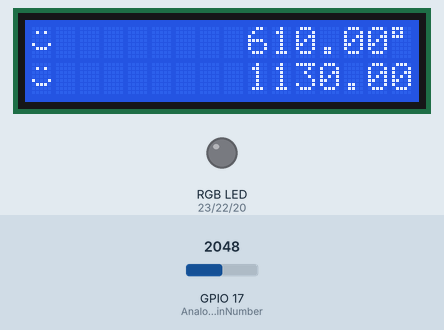
The sketch below on a simulated ESP32. Shown: 16×2 character LCD, an RGB LED mixed from three pins (HIGH = lit). The inputs (shaded band) are chosen by the test bench; at power-on: GPIO 17 (AnalogPinNumber) = 2048. What the sketch prints to the serial monitor is not drawn.

Above: at 3.2 s.
3.3 s: GPIO 17 (AnalogPinNumber) set to 655
At 6.0 s:
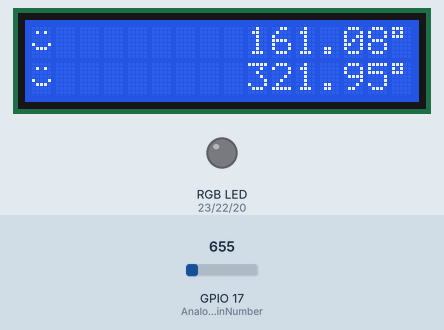
6.3 s: GPIO 17 (AnalogPinNumber) set to 592
At 9.0 s:
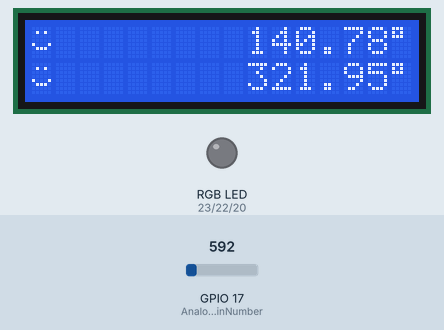
9.3 s: GPIO 17 (AnalogPinNumber) set to 110
At 11.0 s:
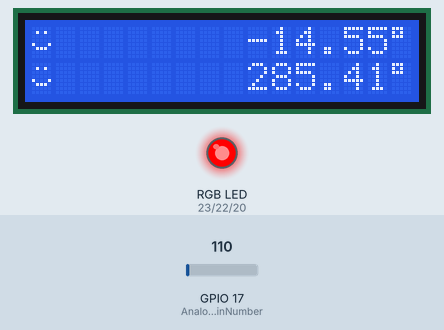
12.3 s: GPIO 17 (AnalogPinNumber) set to 101
At 12.9 s:
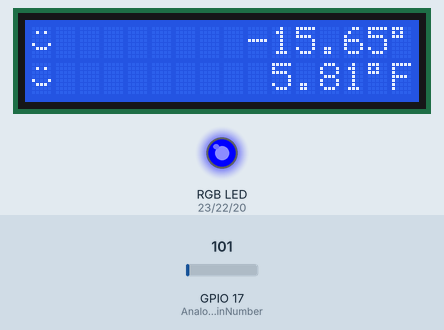
Timing chart, 0 to 15.8 s (numbered marks = the images above; inputs shaded):
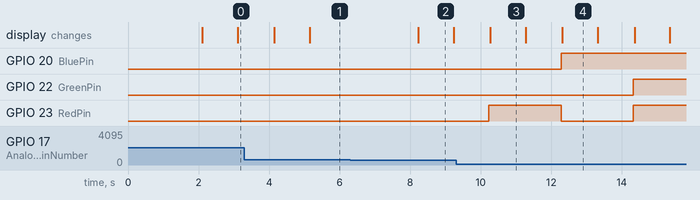

Measured:
- the behaviour switches between 107 and 106 on GPIO 17 (AnalogPinNumber) (found by bisection; images 3 and 4)
- after the input at 3.3 s, the display: first changes after 0.85 s (image 1 shows a later state)
- after the input at 6.3 s, the display: changes after 1.9 s (image 2)
- after the input at 9.3 s, GPIO 20 (BluePin): LOW → HIGH after 3.0 s; the display: changes after 0.97 s (image 3)
- after the input at 12.3 s, GPIO 22 (GreenPin), GPIO 23 (RedPin): LOW → HIGH after 2.0 s; the display: changes at once (image 4)
- what the display in image 2 shows lasts 1.0 s, from 8.2 s to 9.2 s

The sketch:

Assignment_3_compiling_program.ino
```cpp
/*
  FILE          : assignment_3_compiling_program().ino
  PROJECT       : PROG8125 - Assignment #3
  PROGRAMMER    : Kunal Malhotra
  FIRST VERSION : 2016-07-06
  DESCRIPTION   :The following code accepts an analog input of temperature, and depending on the temperature vvalu it blinks different colors through the RGB LED. If the Temperature
                 is notwithin the required range a white light is turned On.
                Initially the Pin Numbers are declared, void setup consists of initialisation if pin number as well as LCD.
                The following code accepts the temperature value as an analog input.
                The function MappingTheSensorValue() maps the value to the required temperature value.
                The function AveragingTheValue()takes a sample of values and averages them so as to stabilise the temperature value.
                The function PrintingOnLCD(UsedSensorValue) displays the temperature value on the top right corner of the LCD with a degree sign at the end
                The function LedDependingOnTemperature(UsedSensorValue)print blinks different colors on the LED depending on the input temperature.
                Void loop () consists of functions with their parameters, it also depicts the flow of the program.At first the input valus are mapped to required values.
                second, the average of a particular number of input values is taken.Third,the value is printed on the top right corner of the LCD with a degree symbol.
                Fourth, The LED is blinked on the basis of the current input temperature.
                The Pin Number connection from LCD to Teensy are as follows-
                  * LCD RS pin to digital pin 12
                  * LCD Enable pin to digital pin 11
                  * LCD D4 pin to digital pin 5
                  * LCD D5 pin to digital pin 4
                  * LCD D6 pin to digital pin 3
                  * LCD D7 pin to digital pin 2
                  * LCD R/W pin to ground
                  * LCD VSS pin to ground
                  * LCD VCC pin to 5V
                  * 10K resistor:
                  * ends to +5V and ground
                  * wiper to LCD VO pin (pin 3)
 */
#include <LiquidCrystal.h>                                                                                   //Header file including the library of LCD
#define SAMPLESIZE 350                                                                                       // Setting value of SAMPLESIZE as 350(we are going to take 350 values of
                                                                                                             // temperature for calculating the average
LiquidCrystal lcd(12, 11, 5, 4, 3, 2);                                                                       //Declaring pin numbers for LCD
const int8_t AnalogPinNumber = 17;                                                                           //Pin Number for the Temperature Sensor
const int8_t RedPin = 23;                                                                                    //
const int8_t GreenPin = 22;                                                                                  //Pin Numbers for different Pins of RGB LED as constant as they are not
const int8_t BluePin = 20;                                                                                   //going to change
const int32_t BaudRate = 9600;                                                                               //Baud Rate for initialisation if Serial Port
const int32_t DelayForSerial = 2000;                                                                         // Delay Time Required to initialise the Serial Port
const int32_t DelayForLCD = 1000;                                                                            // Delay Time used for LCD's, this is done so that the LCD has some time
                                                                                                             //before it prints the temperature on the LCD
const int32_t FullSaturationFreequency = 255;                                                                // Defining the full saturation freequency for the 3colors on an RGB LED
const int32_t MinimumLEDFreequency = 0 ;                                                                     // Minimum freequency for different LED's in the RGB LED
const int32_t GreenForOrange =20 ;                                                                           // Setting the freequency of Green LED as  20 to mix and blink orange color
const int32_t GreenForYellow = 50;                                                                           //Setting the freequency of Green LED as  50 to mix and blink yellow color
float MappingSensorValue();                                                                                  //
float AveragingTheValue();                                                                                   //
void PrintingOnLCD(float ValueForLCD);                                                                       //
void BlinkYellowColor();                                                                                     //Declaring Function Prototypes so that the compiler knows what to
void BlinkOrangeColor();                                                                                     //expect in the program
void BlinkBlueColor();                                                                                       //
void BlinkRedColor();                                                                                        //
void BlinkWhiteColor();                                                                                      //
void LedDependingOnTemperature(float SensorValue);                                                           //
byte smiley[8] = {
B00000, B01010,
B00000,
B00000,
B10001,
B01110,
B00000,
B00000
};                                                                                                           // Declaring an array of numbers to succesfullt print smiley face on the LCD
void setup()
{
  Serial.begin(BaudRate);                                                                                    // Initialising the Serial Port
  delay(DelayForSerial);                                                                                     // Delay required for initialiseing of serial port
  lcd.begin(16, 2);                                                                                          // Initilisation of LCD
  lcd.print(char(0));                                                                                        // Initilisation of LCD for the smiley face
  pinMode(AnalogPinNumber, INPUT_PULLUP);                                                                    // Declaring Analog Pin Number as Input
  lcd.createChar (0, smiley);                                                                                // Using this function to print smiley face on the LCD
}
//
//FUNCTION    : BlinkOrangeColor
//DESCRIPTION :This function consists of the commands required to illuminate the Orange color by mixing of different colors in a RGB LED.
//
//PARAMETERS  : This function does not has any parameters.
//
//RETURNS     : This Function is not returning any value.
void BlinkOrangeColor()
{
  analogWrite(RedPin, FullSaturationFreequency);                                                              // Assigning Red LED to 255 freequency
  analogWrite(GreenPin, GreenForOrange);                                                                      // Assigning Green LED to 20 freequency
  analogWrite(BluePin, MinimumLEDFreequency);                                                                 // The blue LED is turned off for this color
}
//
//FUNCTION    : BlinkYellowColor
//DESCRIPTION :This function consists of the commands required to illuminate the Yellow color by mixing of different colors in a RGB LED.
//
//PARAMETERS  : This function does not has any parameters.
//
//RETURNS     : This Function is not returning any value.
void BlinkYellowColor()
{
  analogWrite(RedPin, FullSaturationFreequency);                                                              //Assigning Red LED to 255 freequency
  analogWrite(GreenPin, GreenForYellow);                                                                      //Assigning Green LED to 50 freequency
  analogWrite(BluePin, MinimumLEDFreequency);                                                                 //The blue LED is turned off for this color
}
//
//FUNCTION    : BlinkYellowColor
//DESCRIPTION :This function consists of the commands required to illuminate the Blue color by mixing of different colors in a RGB LED.
//
//PARAMETERS  : This function does not has any parameters.
//
//RETURNS     : This Function is not returning any value.
void BlinkBlueColor()
{
  analogWrite(BluePin, FullSaturationFreequency);                                                             //Assigning Blue LED to 255 freequency
  analogWrite(RedPin, MinimumLEDFreequency);                                                                  //The red LED is turned off for this color
  analogWrite(GreenPin, MinimumLEDFreequency);                                                                //The green LED is turned off for this color
}
//
//FUNCTION    : BlinkRedColor
//DESCRIPTION :This function consists of the commands required to illuminate the Blue color by mixing of different colors in a RGB LED.
//
//PARAMETERS  : This function does not has any parameters.
//
//RETURNS     : This Function is not returning any value.
void BlinkRedColor()
{
  analogWrite(RedPin, FullSaturationFreequency);                                                               //Assigning Red LED to 255 freequency
  analogWrite(BluePin, MinimumLEDFreequency);                                                                  //The blue LED is turned off for this color
  analogWrite(GreenPin, MinimumLEDFreequency);                                                                 //The green LED is turned off for this color
}
//
//FUNCTION    : BlinkWhiteColor
//DESCRIPTION :This function consists of the commands required to illuminate the White color by mixing of different colors in a RGB LED.
//
//PARAMETERS  : This function does not has any parameters.
//
//RETURNS     : This Function is not returning any value.
void BlinkWhiteColor()
{
  analogWrite(RedPin, FullSaturationFreequency);                                                               //Assigning Red LED to 255 freequency
  analogWrite(GreenPin, FullSaturationFreequency);                                                             //Assigning Green LED to 255 freequency
  analogWrite(BluePin, FullSaturationFreequency);                                                              //Assigning Blue LED to 255 freequency
}
//
//FUNCTION    : LedDependingOnTemperature
//DESCRIPTION :This function is used to blink different colors on a RGB LED depending on the temperature read by the analog input.It uses if and else if conditional statements
//              for making decesions and blinking LED's
//
//PARAMETERS  : float sensor value - it consists of the temperature read by the sensor
//
//RETURNS     : This Function is not returning any value.
void LedDependingOnTemperature(float SensorValue)
{
  if ((SensorValue >= -15.00) && (SensorValue <= 5.0))                                                        //Checks if the Sensor value is between -15 to 5
  {
    BlinkBlueColor();                                                                                         //If the condition is satisfied, this function is called to turn on blue color
  }
  else if ((SensorValue >= 5.1) && (SensorValue <= 15.0))                                                     //Checks if the Sensor value is between 5.1 to 15
  {
    BlinkYellowColor();                                                                                       //If the condition is satisfied, this function is called to turn on yellow color
  }
  else if ((SensorValue >= 15.1) && (SensorValue <= 25.00))                                                   //Checks if the Sensor value is between 15.1 to 25
  {
    BlinkOrangeColor();                                                                                       //If the condition is satisfied, this function is called to turn on orange color
  }
  else if ((SensorValue >= 25.1) && (SensorValue <= 150.00))                                                  //Checks if the Sensor value is between 25.1 to 150
  {
    BlinkRedColor();                                                                                          //If the condition is satisfied, this function is called to turn on red color
  }
  else if ((SensorValue >= -40) && (SensorValue <= -14.99))                                                   //Checks if the Sensor value is between -40 to -14.99
  {
    BlinkWhiteColor();                                                                                        //If the condition is satisfied, this function is called to turn on white color
  }
}
//
//FUNCTION    : PrintingOnLCD
//DESCRIPTION :This function sets the cursor positions and prints the temperature on the rightmost corner of the LCD. The first line consists of the temperature in Celsius scale
//             and the second line consists of the temperature in farenheit scale.
//
//PARAMETERS  : float ValueForLCD - it consists of the value that is going to be printed on the LCD
//
//RETURNS     : This Function is not returning any value.
void PrintingOnLCD(float ValueForLCD)
{
  lcd.setCursor (9, 0);                                                                                       // The cursor is set to the 10th place in first row
  lcd.printf( "%5.2f%cC  ", ValueForLCD, (char)223);                                                          // Prints the temperature value in celsius upto 2 decimal places along with
                                                                                                              // a degree sign in the end.
  delay(DelayForLCD);                                                                                         // a delay of 1000 seconds is provided so that the LCD is initialised
                                                                                                              //properly
  lcd.setCursor (9, 1);                                                                                       //The cursor is set to the 10th place in second row
  lcd.printf( "%5.2f%cF  ", (ValueForLCD *1.8)+32  , (char)223);                                              // The temperature is printed in Faranheit at the right mst corer of second
                                                                                                              //line with a degree sign in the end.
  delay(DelayForLCD);                                                                                         //a delay of 1000 seconds is provided so that the LCD is initialised
                                                                                                              //properly
 Serial.printf("The Temperature is %.2f celcius or %.2f Farenheit \n",ValueForLCD , ((ValueForLCD *1.8)+32)); //Printing the Celsius and Farenheit value on the Serial Port
}
//
//FUNCTION    : MappingSensorValue
//DESCRIPTION :This function converts the value received from the analog input to an actual understandable value.In short this function is used to map the input value.
//             After the input value has been mapped, mathematical functions are performed so as to convert the value to current required temperature value..
//
//PARAMETERS  : This function has no parameters
//
//RETURNS     : CurrentSensorValue - This value is the final current value that is obtained from the sensor.This value is being used by other function to further calculate the average
//                                   of a particular number of temperature samples.
float MappingSensorValue()
{
  float CurrentSensorValue;                                                                                  //Declaring a cariable of float type, it stores the analog input value
  CurrentSensorValue = (float)analogRead(AnalogPinNumber);                                                   //Input value being sored in CurrentSensorValue
  CurrentSensorValue = (CurrentSensorValue * 3.3) / 1024.0;                                                  //
  CurrentSensorValue = CurrentSensorValue - .5;                                                              // Mathematical Functions performed to obtain the required temperature value
  CurrentSensorValue = CurrentSensorValue / 0.01;                                                            //
  return CurrentSensorValue;                                                                                 // returning CurrentSensorValue to the function
}
//
//FUNCTION    : AveragingTheValue()
//DESCRIPTION :This function converts takes 350 input values and averages them , this way we get a stable temperature value. Withough this function the input temperature value.
//             would have been bouncing really fast from one value to another.
//             After the input value has been mapped, mathematical functions are performed so as to convert the value to current required temperature value..
//
//PARAMETERS  : This function has no parameters
//
//RETURNS     : Average - This value is the the average of 350 samples of temperature. Based on this value LED's of different colors are being illuminated.
float AveragingTheValue()
{
  float sum = 0 ;                                                                                             //Initiating the variables to zero
  float Average = 0;                                                                                          //
  for (int16_t i = 0 ; i < SAMPLESIZE ; i++)                                                                  //For loop is used to collect 350 samples
  {
    sum = sum + MappingSensorValue() ;                                                                        //The sum of these values are stored in a variable called sum
  }
  Average = sum / SAMPLESIZE;                                                                                 // Average is calculated by dividind the sum of values to the total Sample
                                                                                                              //size
  return Average;                                                                                             //Returning the final average value to the fuction, its a float type value.
}
void loop()
{
  lcd.setCursor(0,1);                                                                                         //set cursor to bottom left second line
  lcd.print(char(0));                                                                                         //Prints smiley face at the start on the LCD
  float UsedSensorValue = 0;                                                                                  //Initialising the float type variable to zero
  UsedSensorValue = AveragingTheValue();                                                                      // Storing the returned value of AveragingTheValue() in UsedSensorValue
  PrintingOnLCD(UsedSensorValue);                                                                             //Calling these functions with UsedSensorValue as its parameter.
  LedDependingOnTemperature(UsedSensorValue);                                                                 //We are able to do this because the parameters for these functions are
                                                                                                              //float types , same as UserSensorValue.
}
```
